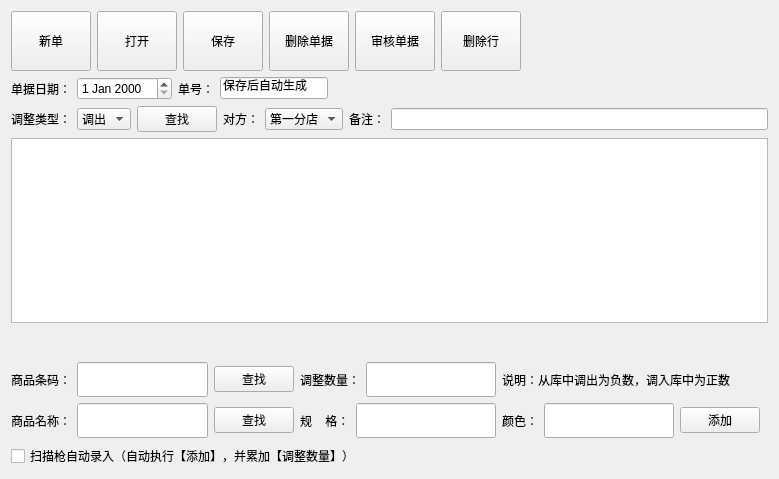
<?xml version="1.0" encoding="UTF-8"?>
<ui version="4.0">
 <class>Stock_Adjust_Dialog</class>
 <widget class="QWidget" name="Stock_Adjust_Dialog">
  <property name="geometry">
   <rect>
    <x>0</x>
    <y>0</y>
    <width>779</width>
    <height>479</height>
   </rect>
  </property>
  <property name="windowTitle">
   <string>Form</string>
  </property>
  <layout class="QGridLayout" name="gridLayout_2">
   <item row="0" column="0">
    <layout class="QHBoxLayout" name="horizontalLayout_6">
     <item>
      <widget class="QPushButton" name="New_pushButton">
       <property name="minimumSize">
        <size>
         <width>80</width>
         <height>60</height>
        </size>
       </property>
       <property name="styleSheet">
        <string notr="true">border-image: url(:/images/add.png);</string>
       </property>
       <property name="text">
        <string>新单</string>
       </property>
      </widget>
     </item>
     <item>
      <widget class="QPushButton" name="Open_pushButton">
       <property name="minimumSize">
        <size>
         <width>80</width>
         <height>60</height>
        </size>
       </property>
       <property name="styleSheet">
        <string notr="true">border-image: url(:/images/open.png);</string>
       </property>
       <property name="text">
        <string>打开</string>
       </property>
      </widget>
     </item>
     <item>
      <widget class="QPushButton" name="Save_pushButton">
       <property name="minimumSize">
        <size>
         <width>80</width>
         <height>60</height>
        </size>
       </property>
       <property name="styleSheet">
        <string notr="true">border-image: url(:/images/save.png);</string>
       </property>
       <property name="text">
        <string>保存</string>
       </property>
      </widget>
     </item>
     <item>
      <widget class="QPushButton" name="Delete_pushButton">
       <property name="minimumSize">
        <size>
         <width>80</width>
         <height>60</height>
        </size>
       </property>
       <property name="styleSheet">
        <string notr="true">border-image: url(:/images/delete.png);</string>
       </property>
       <property name="text">
        <string>删除单据</string>
       </property>
      </widget>
     </item>
     <item>
      <widget class="QPushButton" name="check_pushButton">
       <property name="sizePolicy">
        <sizepolicy hsizetype="Minimum" vsizetype="Fixed">
         <horstretch>0</horstretch>
         <verstretch>0</verstretch>
        </sizepolicy>
       </property>
       <property name="minimumSize">
        <size>
         <width>80</width>
         <height>60</height>
        </size>
       </property>
       <property name="styleSheet">
        <string notr="true">border-image: url(:/images/ok.png);</string>
       </property>
       <property name="text">
        <string>审核单据</string>
       </property>
      </widget>
     </item>
     <item>
      <widget class="QPushButton" name="Delete_Row_pushButton">
       <property name="minimumSize">
        <size>
         <width>80</width>
         <height>60</height>
        </size>
       </property>
       <property name="styleSheet">
        <string notr="true">border-image: url(:/images/delete.png);</string>
       </property>
       <property name="text">
        <string>删除行</string>
       </property>
      </widget>
     </item>
     <item>
      <spacer name="horizontalSpacer">
       <property name="orientation">
        <enum>Qt::Horizontal</enum>
       </property>
       <property name="sizeHint" stdset="0">
        <size>
         <width>40</width>
         <height>20</height>
        </size>
       </property>
      </spacer>
     </item>
    </layout>
   </item>
   <item row="5" column="0">
    <layout class="QGridLayout" name="gridLayout">
     <item row="0" column="0">
      <widget class="QLabel" name="label_6">
       <property name="styleSheet">
        <string notr="true">background:transparent</string>
       </property>
       <property name="text">
        <string>商品条码：</string>
       </property>
      </widget>
     </item>
     <item row="0" column="1">
      <widget class="QLineEdit" name="lineEdit_4">
       <property name="minimumSize">
        <size>
         <width>130</width>
         <height>35</height>
        </size>
       </property>
      </widget>
     </item>
     <item row="0" column="2">
      <widget class="QPushButton" name="pushButton_8">
       <property name="text">
        <string>查找</string>
       </property>
      </widget>
     </item>
     <item row="0" column="3" colspan="2">
      <widget class="QLabel" name="label_7">
       <property name="styleSheet">
        <string notr="true">background:transparent</string>
       </property>
       <property name="text">
        <string>调整数量：</string>
       </property>
      </widget>
     </item>
     <item row="0" column="5">
      <widget class="QLineEdit" name="lineEdit_5">
       <property name="minimumSize">
        <size>
         <width>130</width>
         <height>35</height>
        </size>
       </property>
      </widget>
     </item>
     <item row="0" column="6" colspan="3">
      <widget class="QLabel" name="label_11">
       <property name="styleSheet">
        <string notr="true">background:transparent</string>
       </property>
       <property name="text">
        <string>说明：从库中调出为负数，调入库中为正数</string>
       </property>
      </widget>
     </item>
     <item row="1" column="0">
      <widget class="QLabel" name="label_8">
       <property name="styleSheet">
        <string notr="true">background:transparent</string>
       </property>
       <property name="text">
        <string>商品名称：</string>
       </property>
      </widget>
     </item>
     <item row="1" column="1">
      <widget class="QLineEdit" name="lineEdit_3">
       <property name="minimumSize">
        <size>
         <width>130</width>
         <height>35</height>
        </size>
       </property>
      </widget>
     </item>
     <item row="1" column="2">
      <widget class="QPushButton" name="pushButton_9">
       <property name="text">
        <string>查找</string>
       </property>
      </widget>
     </item>
     <item row="1" column="3">
      <widget class="QLabel" name="label_9">
       <property name="styleSheet">
        <string notr="true">background:transparent</string>
       </property>
       <property name="text">
        <string>规    格：</string>
       </property>
      </widget>
     </item>
     <item row="1" column="4" colspan="2">
      <widget class="QLineEdit" name="lineEdit_6">
       <property name="minimumSize">
        <size>
         <width>130</width>
         <height>35</height>
        </size>
       </property>
      </widget>
     </item>
     <item row="1" column="6">
      <widget class="QLabel" name="label_10">
       <property name="styleSheet">
        <string notr="true">background:transparent</string>
       </property>
       <property name="text">
        <string>颜色：</string>
       </property>
      </widget>
     </item>
     <item row="1" column="7">
      <widget class="QLineEdit" name="lineEdit_7">
       <property name="minimumSize">
        <size>
         <width>130</width>
         <height>35</height>
        </size>
       </property>
      </widget>
     </item>
     <item row="1" column="8">
      <widget class="QPushButton" name="pushButton_10">
       <property name="text">
        <string>添加</string>
       </property>
      </widget>
     </item>
     <item row="1" column="9">
      <spacer name="horizontalSpacer_4">
       <property name="orientation">
        <enum>Qt::Horizontal</enum>
       </property>
       <property name="sizeHint" stdset="0">
        <size>
         <width>13</width>
         <height>20</height>
        </size>
       </property>
      </spacer>
     </item>
     <item row="2" column="0" colspan="5">
      <widget class="QCheckBox" name="checkBox">
       <property name="text">
        <string>扫描枪自动录入（自动执行【添加】，并累加【调整数量】）</string>
       </property>
      </widget>
     </item>
    </layout>
   </item>
   <item row="1" column="0">
    <layout class="QHBoxLayout" name="horizontalLayout_7">
     <item>
      <widget class="QLabel" name="label">
       <property name="styleSheet">
        <string notr="true">background:transparent</string>
       </property>
       <property name="text">
        <string>单据日期：</string>
       </property>
      </widget>
     </item>
     <item>
      <widget class="QDateEdit" name="dateEdit"/>
     </item>
     <item>
      <widget class="QLabel" name="label_2">
       <property name="styleSheet">
        <string notr="true">background:transparent</string>
       </property>
       <property name="text">
        <string>单号：</string>
       </property>
      </widget>
     </item>
     <item>
      <widget class="QLineEdit" name="lineEdit">
       <property name="sizePolicy">
        <sizepolicy hsizetype="Maximum" vsizetype="Fixed">
         <horstretch>0</horstretch>
         <verstretch>0</verstretch>
        </sizepolicy>
       </property>
       <property name="font">
        <font>
         <kerning>true</kerning>
        </font>
       </property>
       <property name="text">
        <string>保存后自动生成</string>
       </property>
       <property name="echoMode">
        <enum>QLineEdit::Normal</enum>
       </property>
      </widget>
     </item>
     <item>
      <spacer name="horizontalSpacer_2">
       <property name="orientation">
        <enum>Qt::Horizontal</enum>
       </property>
       <property name="sizeHint" stdset="0">
        <size>
         <width>40</width>
         <height>20</height>
        </size>
       </property>
      </spacer>
     </item>
    </layout>
   </item>
   <item row="2" column="0">
    <layout class="QHBoxLayout" name="horizontalLayout_8">
     <item>
      <widget class="QLabel" name="label_3">
       <property name="styleSheet">
        <string notr="true">background:transparent</string>
       </property>
       <property name="text">
        <string>调整类型：</string>
       </property>
      </widget>
     </item>
     <item>
      <widget class="QComboBox" name="comboBox">
       <item>
        <property name="text">
         <string>调出</string>
        </property>
       </item>
       <item>
        <property name="text">
         <string>调入</string>
        </property>
       </item>
      </widget>
     </item>
     <item>
      <widget class="QPushButton" name="pushButton_7">
       <property name="text">
        <string>查找</string>
       </property>
      </widget>
     </item>
     <item>
      <widget class="QLabel" name="label_4">
       <property name="styleSheet">
        <string notr="true">background:transparent</string>
       </property>
       <property name="text">
        <string>对方：</string>
       </property>
      </widget>
     </item>
     <item>
      <widget class="QComboBox" name="comboBox_2">
       <item>
        <property name="text">
         <string>第一分店</string>
        </property>
       </item>
       <item>
        <property name="text">
         <string>第二分店</string>
        </property>
       </item>
      </widget>
     </item>
     <item>
      <widget class="QLabel" name="label_5">
       <property name="styleSheet">
        <string notr="true">background:transparent</string>
       </property>
       <property name="text">
        <string>备注：</string>
       </property>
      </widget>
     </item>
     <item>
      <widget class="QLineEdit" name="lineEdit_2"/>
     </item>
    </layout>
   </item>
   <item row="3" column="0">
    <widget class="QTableWidget" name="tableWidget"/>
   </item>
   <item row="4" column="0">
    <spacer name="verticalSpacer">
     <property name="orientation">
      <enum>Qt::Vertical</enum>
     </property>
     <property name="sizeType">
      <enum>QSizePolicy::Maximum</enum>
     </property>
     <property name="sizeHint" stdset="0">
      <size>
       <width>20</width>
       <height>40</height>
      </size>
     </property>
    </spacer>
   </item>
  </layout>
 </widget>
 <resources/>
 <connections/>
</ui>
